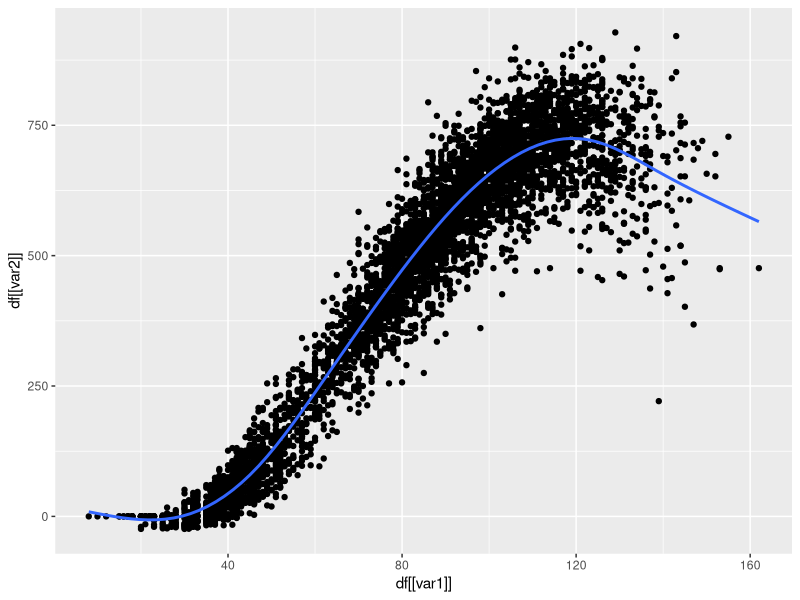

This figure's R source:
library(tidyverse)
library(ggplot2)
library(stringr)

plot_and_save <- function(df, var1, var2, save_flag=TRUE){
	my_plot <- ggplot(df, aes(df[[var1]], df[[var2]])) +
		geom_point() +
		geom_smooth(se=FALSE)
	
	if(save_flag == TRUE){
		#mkdirs(media)
		ggsave("media/my_plot.png", plot = my_plot)
	}
}

input_csv <- read.csv(file="clean_wind_data.csv", header=TRUE, sep=",")
plot_and_save(input_csv, "HRR_WTCorrectedWindSpeed", "HRR_kW", TRUE)